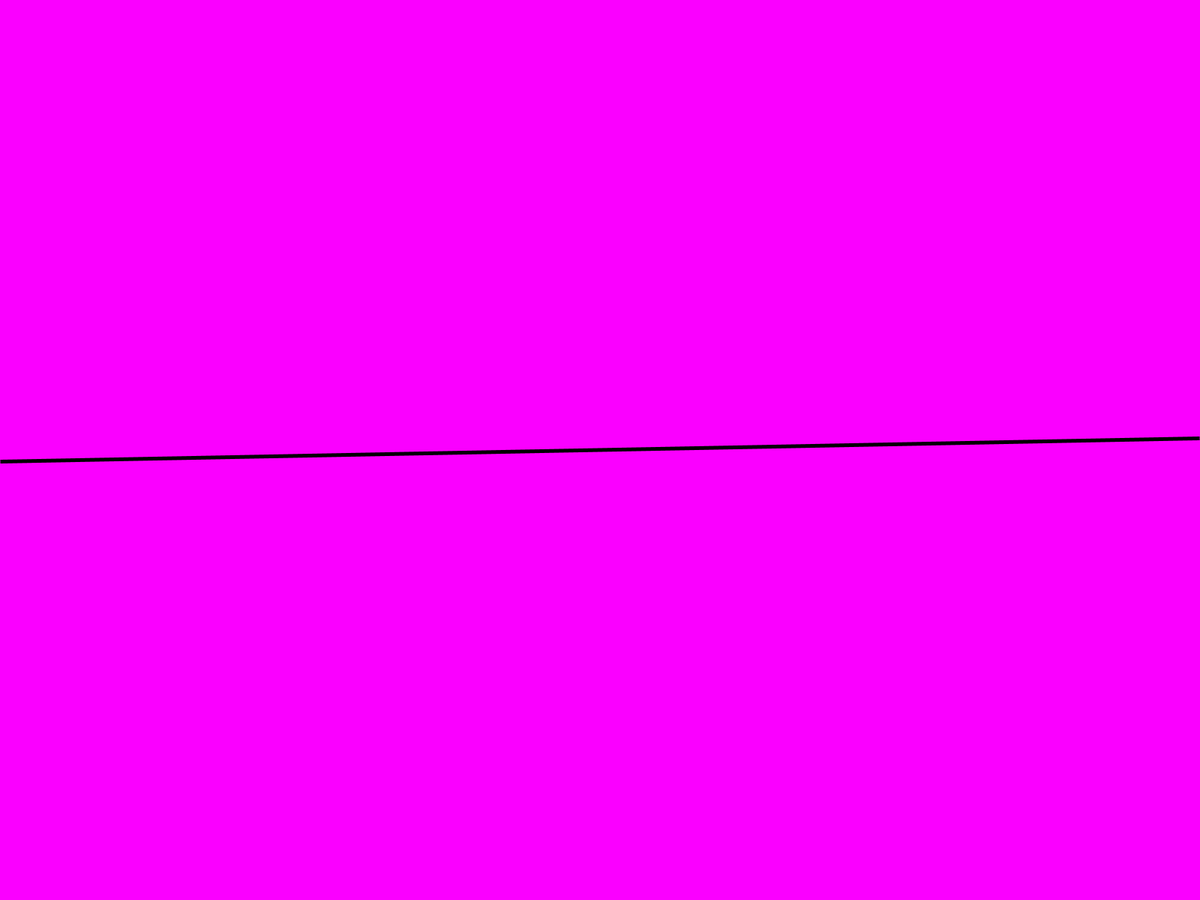
Frame 1 (no input)
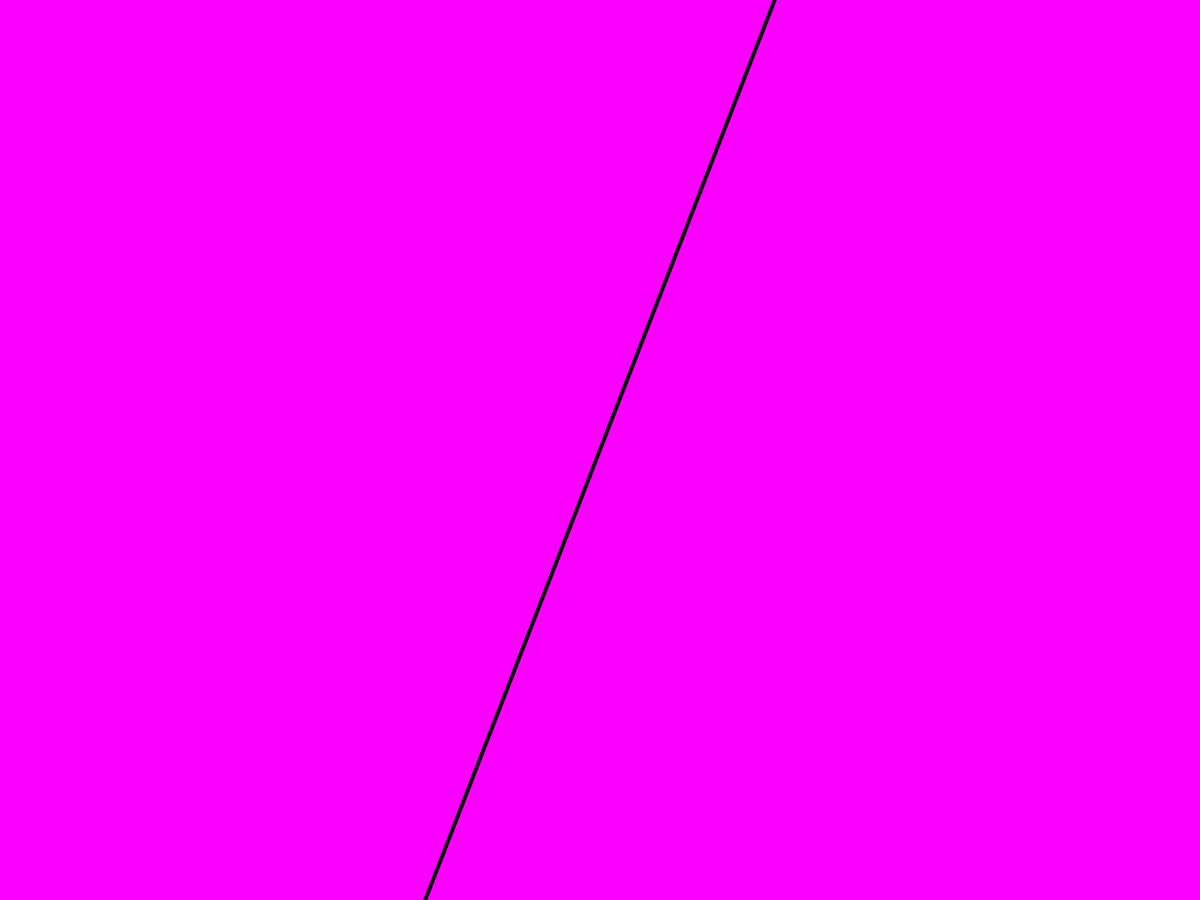
Frame 60 (the mouse pressed at the canvas centre just before this capture)
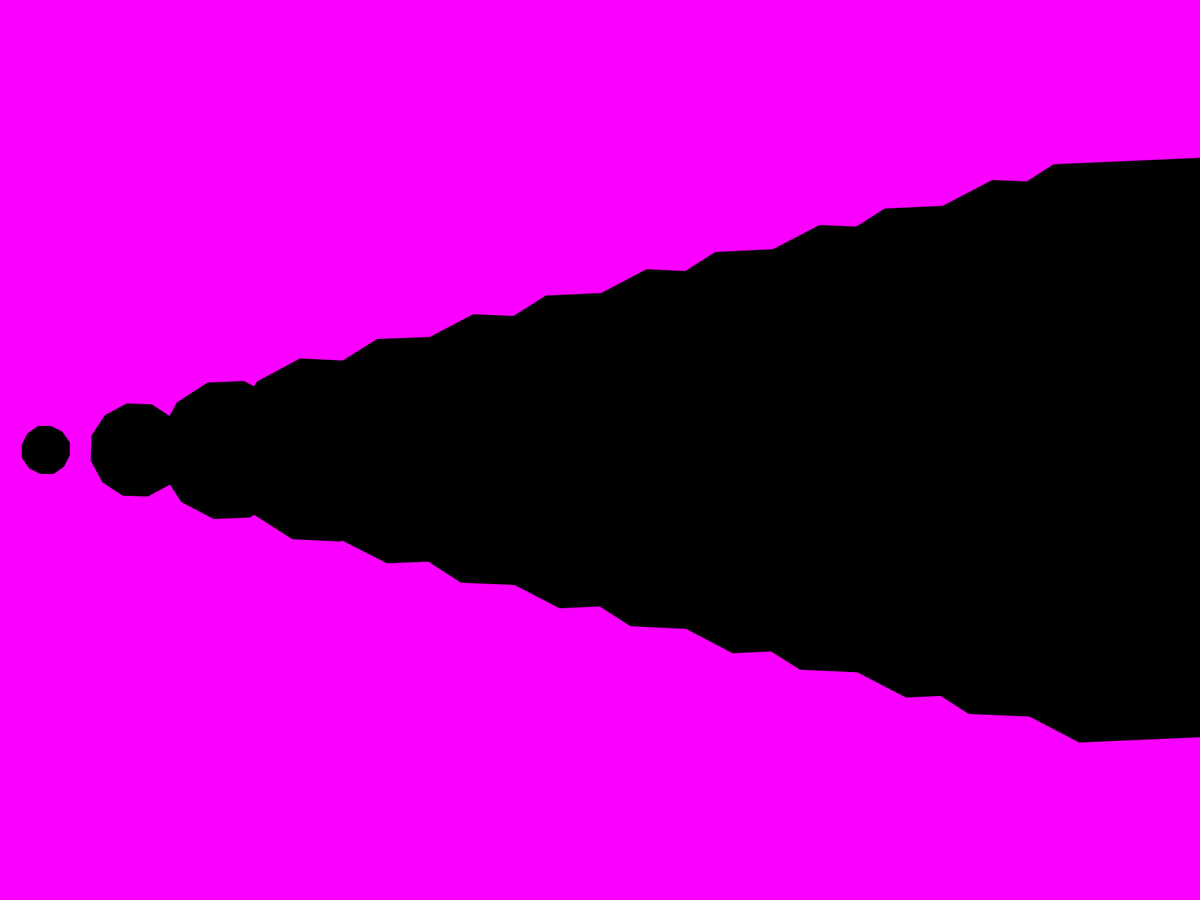
Frame 120 (the mouse held since frame 60 and released just before this capture)

The Processing sketch that drew these frames (run headless with seeded random() and noise(); from frame 60 on, the mouse is pressed at the canvas centre):

// Processing sketch: rotating_hexagons
// ── rotating_hexagons.pde
int n=6;
int type = 0;

void setup() {
  fullScreen();
  frameRate(60);
}

void draw() {
  background(#FA00FF);
  fill(0);
  strokeWeight(5);
  int n =(int)map(mouseX, 0, width, 1, 25);
  float r = width/(2*n);
  for (int i = 0; i < n; i++) {
    pushMatrix();
    translate(r + i*2*r, height/2 );
    rotate(frameCount / 50.0 * pow(-1, i+1));
    if (type == 0)
      polygon(0, 0, r, (int)map(mouseY, 0, width, 2, 30));
    else if (type == 1)
      polygon(0, 0, r*(i+1)/2, (int)map(mouseY, 0, width, 2, 30));
    else {
      if (n%2==1)
        polygon(0, 0, r*(i-n/2), (int)map(mouseY, 0, width, 2, 30));
      else {
        polygon(0, 0, r*(i-.5-(n-2)/2), (int)map(mouseY, 0, width, 2, 30));
      }
    }
    popMatrix();
  }
}

void polygon(float x, float y, float radius, int npoints) {
  float angle = TWO_PI / npoints;
  beginShape();
  for (float a = 0; a < TWO_PI; a += angle) {
    float sx = x + cos(a) * radius;
    float sy = y + sin(a) * radius;
    vertex(sx, sy);
  }
  endShape(CLOSE);
}

void mousePressed() {
  if (type<3)
    type ++;
  else type = 0;
}
